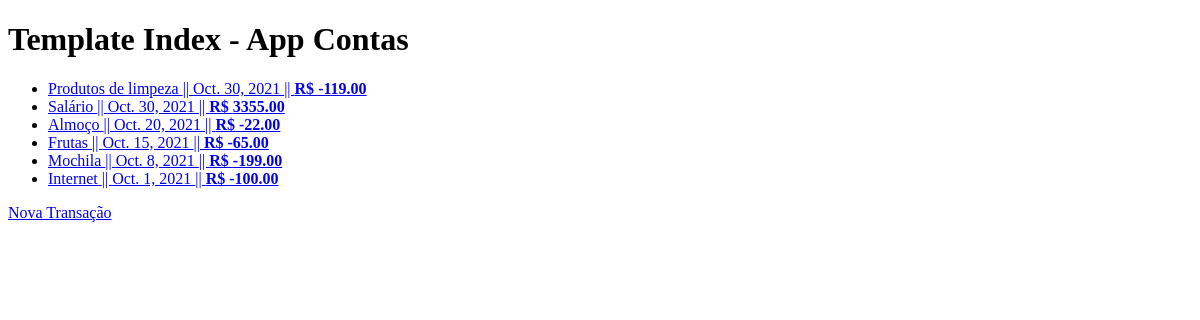
Before: / with the older database file.
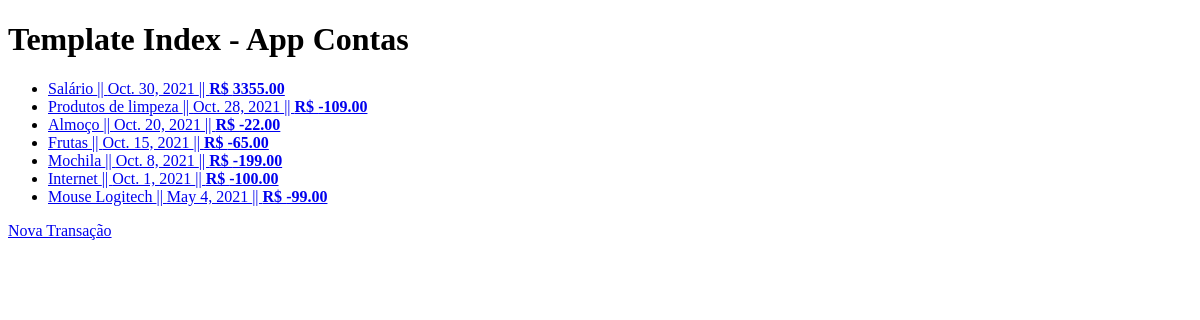
After: the same page with the newer database file.
### contas/models.py (models this page shows, shortened)
class Transacao(models.Model):
    descricao = models.CharField(max_length=100)
    data = models.DateField() #auto_now_add=True
    valor = models.DecimalField(max_digits=9, decimal_places=2)
    categoria = models.ForeignKey(Categoria, on_delete=models.CASCADE)
    class Meta:
        verbose_name_plural = 'Transações'

### contas/views.py (the view)
# urls.py: path('', views.index, name='index'),
def index(request):
    ult_transacoes = Transacao.objects.order_by('-data')[:20]
    context = {'ult_transacoes': ult_transacoes}
    return render(request, 'contas/index.html', context)

### contas/templates/contas/index.html (shortened to what this page needs)
<!DOCTYPE html>
<html lang="pg-br">
<head>
</head>
<body>
    <h1>Template Index - App Contas</h1>
    {% if ult_transacoes %}
    <ul>
    {% for t in ult_transacoes %}
        <li><a href="{% url 'up_transacao' t.id %}">{{ t.descricao }} || {{ t.data }} || <b>R$ {{ t.valor }} </b></a></li>
    {% endfor %}
    </ul>
    {% else %}
        <h2>Sem transações lançadas ainda.</h2>
    {% endif %}
    <a href="{% url 'nova_transacao' %}">Nova Transação</a>
</body>
</html>

Changed rows visible on the page:
shown differently, row unchanged: Transacao "Salário": moves up the list
changed Transacao "Produtos de limpeza": data "Oct. 30, 2021" → "Oct. 28, 2021"; valor "-119.00" → "-109.00"
added Transacao: descricao "Mouse Logitech", data "May 4, 2021", valor "-99.00"
